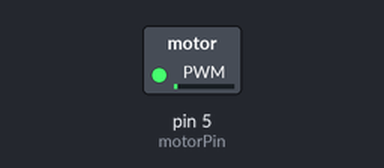
Simulated run of this sketch. Board: Arduino Uno, built with avr-gcc and run on an emulated ATmega328P. Shown: switched loads named in the sketch (green lamp = pin HIGH).

Above: at 0.05 s.
At 3.15 s:
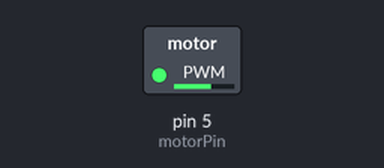
At 7.65 s:
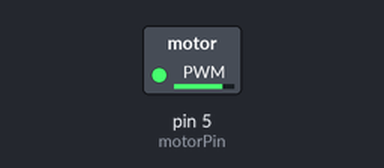
At 15.35 s:
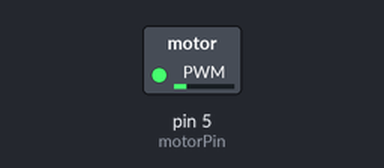
Timing chart, 0 to 23.2 s (numbered marks = the images above):
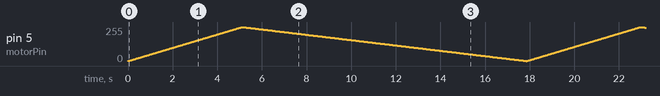

The sketch:

AirpumpSlow.ino
```cpp
#define motorPin 5

void setup()
{
  pinMode(motorPin, OUTPUT);
}

void loop()
{
  // Gradually Increase Duty Cycle
  for(int i=0; i<255; i++)
  {
    analogWrite(motorPin, i);
    delay(20);
  }
  // Gradually Decrease Duty Cycle
  for(int i=255; i>0; i--)
  {
    analogWrite(motorPin, i);
    delay(50);
  }
}
```
